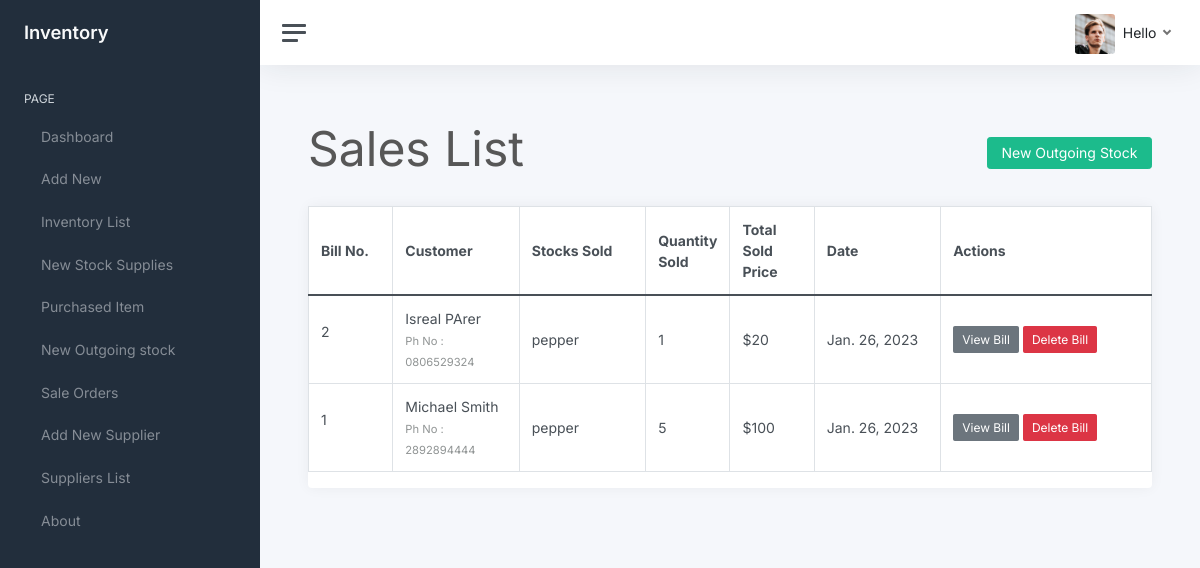
/transactions/sales/, run on an earlier commit of the app's database.
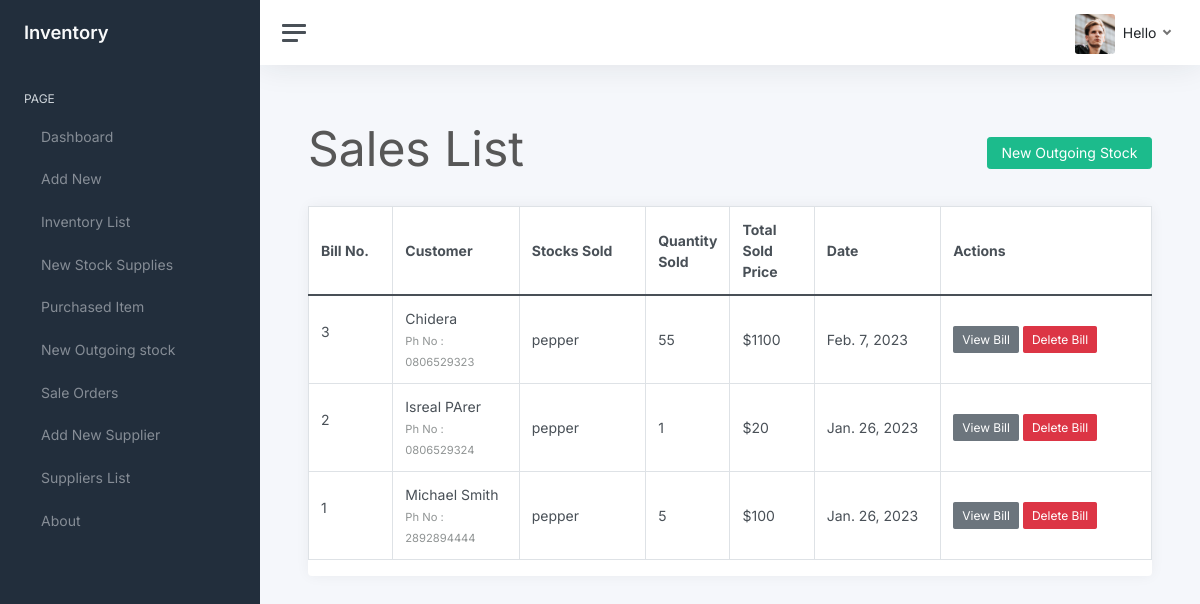
And on a later commit of the database.
### transactions/views.py (the view)
class SaleView(ListView):
    model = SaleBill
    template_name = "temp3/sale_list.htm"
    context_object_name = 'bills'
    ordering = ['-time']
    paginate_by = 10

### transactions/templates/temp3/sale_list.htm (shortened to what this page needs)
{% extends 'temp3/base.html' %}
 {% block main_content %}
 <main class="content">
    <div class="row" style="color: #575757; font-style: bold; font-size: 3rem;">
        <div class="col-md-8">Sales List</div>
        <div class="col-md-4">
            <div style="float:right;"> <a class="btn btn-success" href="{% url 'new-sale' %}">New Outgoing Stock</a> </div>
        </div>
    </div>
    <br>
    <div class="card">
    <table class="table table-css table-bordered table-hover">
        <thead class="thead-dark align-middle">
            <tr>
                <th width="10%">Bill No.</th>
                <th width="15%">Customer</th>
                <th width="15%">Stocks Sold</th>
                <th width="10%">Quantity Sold</th>
                <th width="10%">Total Sold Price</th>
                <th width="15%">Date</th>
                <th width="25%">Actions</th>
            </tr>
        </thead>
{% if bills %}
        <tbody>
            {% for sale in bills %}
            <tr>
                <td class="align-middle"> <p>{{ sale.billno }}</p> </td>
                <td class=""> {{ sale.name }} <br> <small style="color: #909494">Ph No : {{ sale.phone }}</small> </td>
                <td class="align-middle">{% for item in sale.get_items_list %} {{ item.stock.name }} <br> {% endfor %}</td>
                <td class="align-middle">{% for item in sale.get_items_list %} {{ item.quantity }} <br> {% endfor %}</td>
                <td class="align-middle">${{ sale.get_total_price }}</td>
                <td class="align-middle">{{ sale.time.date }}</td>
                <td class="align-middle"> <a href="{% url 'sale-bill' sale.billno %}" class="btn btn-secondary btn-sm">View Bill</a> <a href="{% url 'delete-sale' sale.pk %}" class="btn btn-danger btn-sm">Delete Bill</a> </td>
            </tr>
            {% endfor %}
        </tbody>
    </table>
</div>
{% else %}
        <tbody></tbody>
    </table>
    <br><br><br><br><br><br><br><br>
    <div style="color: #575757; font-style: bold; font-size: 1.5rem; text-align: center;">The records are empty. Please try adding some.</div>
{% endif %}
 </main>
 {% endblock main_content %}

What changed in the data, as far as the page shows it:
added SaleBill: billno "3", name "Chidera", phone "0806529323", get_total_price "1100", time "Feb. 7, 2023"
added SaleItem: stock.name "pepper", quantity "55"
